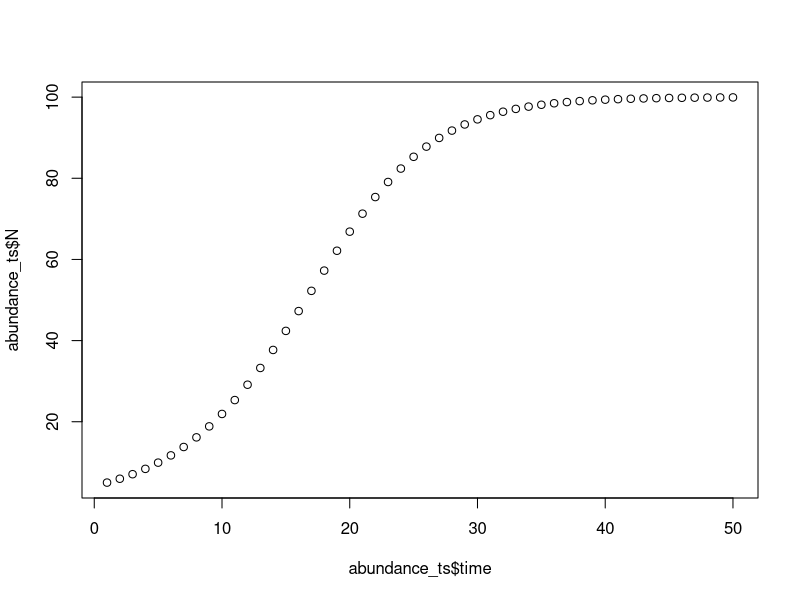
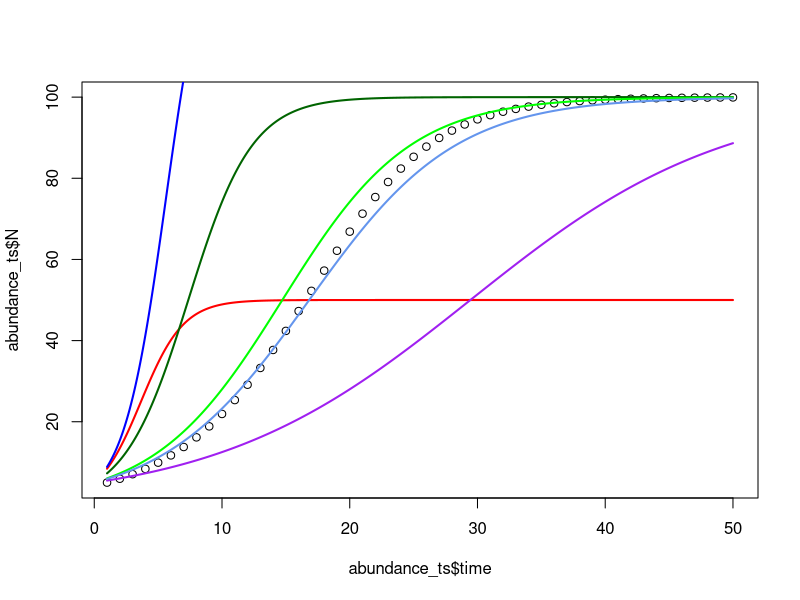
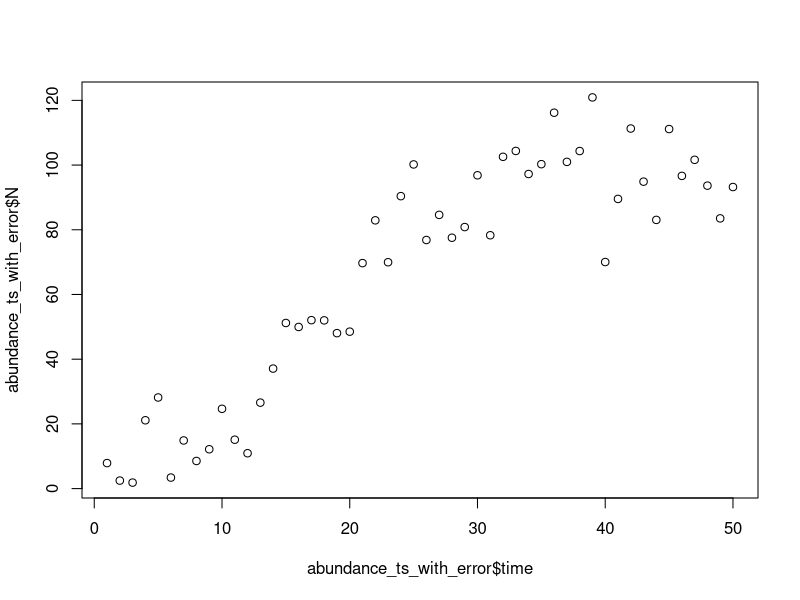
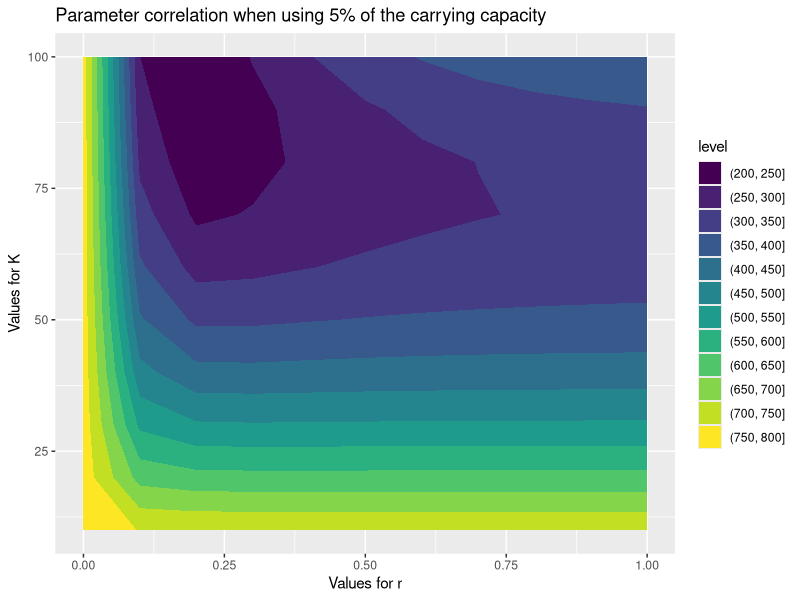
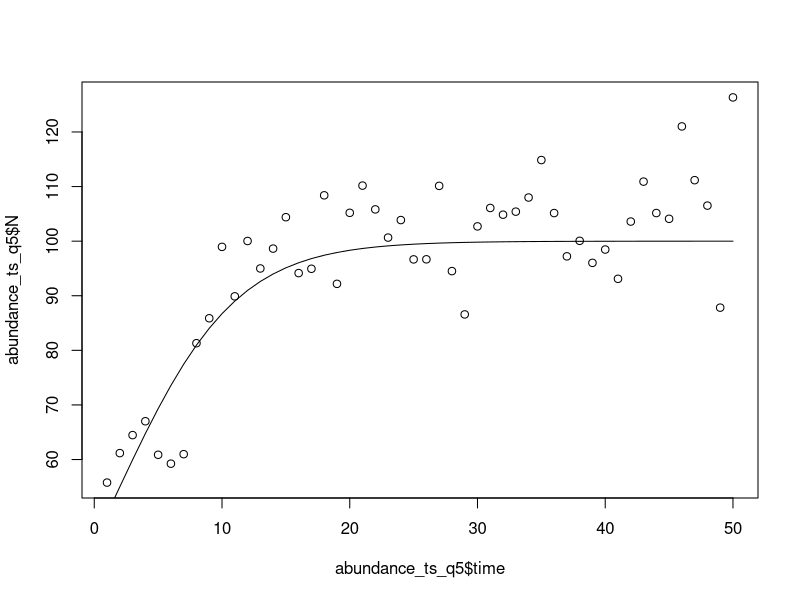
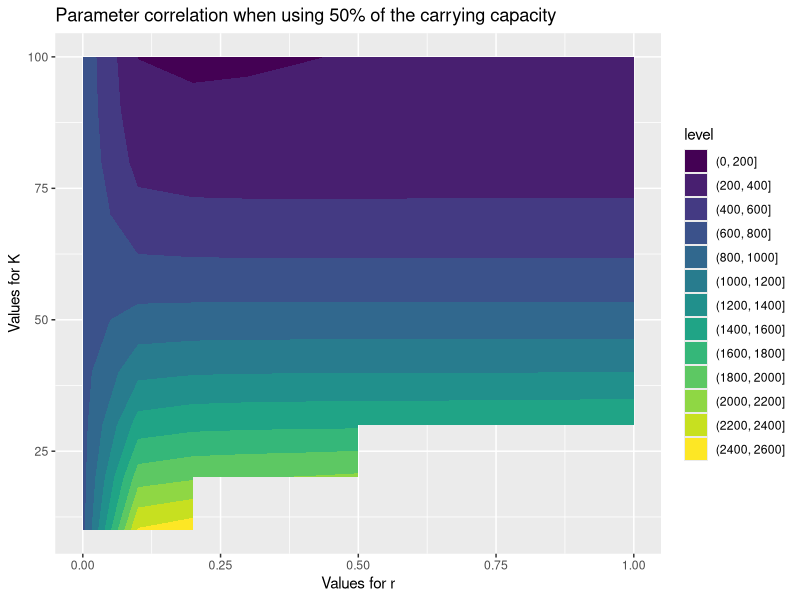
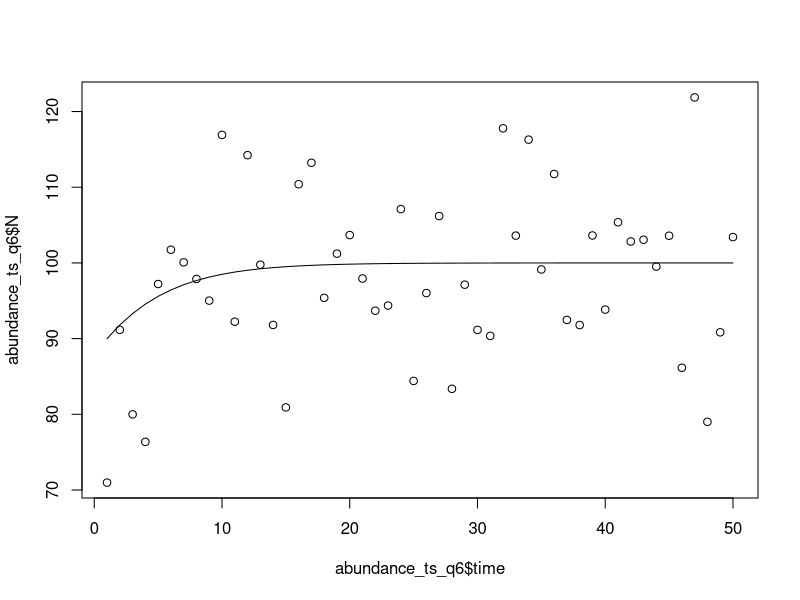
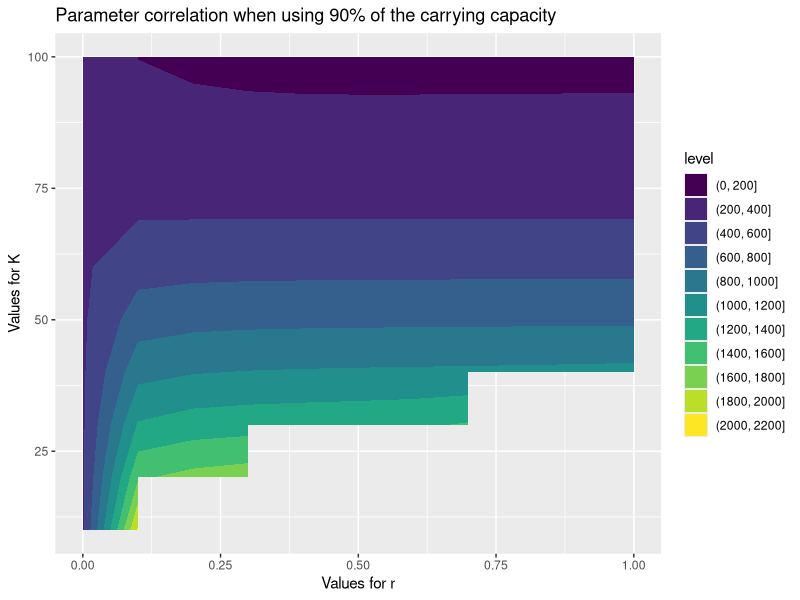

Recreate these plots in R, in order.

library(dplyr)

# Calculate abundance at a specific timestep using a logistic growth curve
calc_current_abundance <- function(N_previous, r, K) {
  N_previous + r*N_previous*(1 - N_previous/K)
}

# Generate an abundance time series table using a logistic growth curve
calc_logistic_growth_curve <- function(N_initial, time, r, K) {
  N <- rep(NA, length(time)) # Vector of NAs to fill
  N[1] <- N_initial
  for (i in time[2:length(time)]) {
    N[i] <- calc_current_abundance(N[i-1], r, K)
  } 
  return(N)
}

##### Q1 #####

# Generate a time series of abundance for a population growing according to the 
# discrete time logistic growth model.

r <- 0.2
K <- 100
time = seq(from=1, to=50)

# Generate an abundance time series using a growth rate (r) of
# 0.2 (or 20%), a carrying capacity (K) of 100, and starting at
# 5% of the carrying capacity (N_initial = 0.05*100 = 5).
abundance_vals <- calc_logistic_growth_curve(N_initial = 5, time, r, K)
abundance_ts <- data.frame(time, N = abundance_vals)

# Plot the data.

plot(abundance_ts$time, abundance_ts$N)

##### Q2 #####

# Generate a model predicted time series of abundance for a population growing 
# according to the discrete time logistic growth model
# Pretend you don’t know the true parameters (r and K) and adjust them until 
# your model fits the data pretty well (visually)

# The data already fit a curve because of how we generated it, so this
# seems like a strange step. Maybe we did something wrong above?

# Found mathematical equation at 
# https://math.libretexts.org/Bookshelves/Calculus/Book%3A_Calculus_(OpenStax)/08%3A_Introduction_to_Differential_Equations/8.04%3A_The_Logistic_Equation
logistic_growth_eqn  <- function(P0, t, K, r) {
  p_exp_rt <- P0*exp(r*t)
  (K*p_exp_rt) / ( K - P0 + p_exp_rt)
}

# Try K = 50 and r = 0.6
time_curve_guess <- seq(1,50,by=0.01)

# Plot the data points
plot(abundance_ts$time, abundance_ts$N)

# Plot a curve with K=50, r=0.6
lines(x = time_curve_guess, col = 'red', lwd = 2,
      y = logistic_growth_eqn(t = time_curve_guess, P0 = 5, K = 50, r = 0.6))

# That capped out to early, increase K
lines(x = time_curve_guess, col = 'blue', lwd = 2,
      y = logistic_growth_eqn(t = time_curve_guess, P0 = 5, K = 150, r = 0.6))

# Now you can't see the top, decrease K and decrease r so the curve is less sharp
lines(x = time_curve_guess, col = 'darkgreen', lwd = 2,
      y = logistic_growth_eqn(t = time_curve_guess, P0 = 5, K = 100, r = 0.4))

# Still reaches max way to soon, decrease r
lines(x = time_curve_guess, col = 'purple', lwd = 2,
      y = logistic_growth_eqn(t = time_curve_guess, P0 = 5, K = 100, r = 0.1))

# That last one was too low, increase r
lines(x = time_curve_guess, col = 'green', lwd = 2,
      y = logistic_growth_eqn(t = time_curve_guess, P0 = 5, K = 100, r = 0.2))

# Now slightly too high, actually, go in between 0.1 and 0.2
lines(x = time_curve_guess, col = 'cornflowerblue', lwd = 2,
      y = logistic_growth_eqn(t = time_curve_guess, P0 = 5, K = 100, r = 0.175))

# Interestingly, r = 0.175 visually appears to follow the curve more closely
# (though, it underestimates the population size compared to r = 0.2).

##### Q3 #####

# Create a function that returns the negative log likelihood of the 
# model parameters (r, K) given the data (Nt)

calc_negll <- function(data, params) {
  r <- params[1]
  K <- params[2]
  sigma <- params[3]
  N <- data$N
  time <- data$time
  Nfit <- calc_logistic_growth_curve(N[1], time, r, K)
  -sum(dnorm(x=N, mean=Nfit, sd=sigma, log=T))
}

# Use optim() or a grid search and the function you just created to 
# estimate the parameters of your model – remember to add the 
# variance as a third parameter to be estimated (or use its analytical MLE: SSE/n)

# Below is the grid search option

# Set up parameter options
negll_grid_params <- expand.grid(
  r = seq(0,1,by=0.1), 
  K = seq(10,100,by=10),
  sigma = seq(1,20,by=1))

# Calculate -LogLikelihood for each combo
negll_grid_out <- apply(negll_grid_params, 1, calc_negll, data=abundance_ts) 

# Extract the parameters that result in the smallest negative log likelihood
negll_grid_mins <- negll_grid_params[which.min(negll_grid_out),] 
negll_grid_mins

# Here is the `optim()` option (I like this less ...)
optim(par = c(0.1, 100, 1), calc_negll, data = abundance_ts)

# How well can you estimate the model parameters?
# We can estimate them exactly because we generated the data given a
# specific r and K ... do we need different input data here since these 
# data were generated using the logistic growth equation with the specific
# K & r provided? 

##### Q4 #####

# Add observation error ( Nt + rnorm(mean=0, sd=?) ) to your data

set.seed(30)
abundance_ts_with_error <- abundance_ts %>% 
  mutate(N = abs(N + rnorm(nrow(abundance_ts), mean=0, sd=10)))

# Adjust sd above until this looks more like a real ecological dataset
plot(abundance_ts_with_error$time, abundance_ts_with_error$N) 

# Use optim() or a grid search and the function you just created to 
# estimate the parameters of your model based on this new data – 
# remember to add the variance as a third parameter to be estimated 
# (or use its analytical MLE: SSE/n)

negll_grid_out_error <- apply(negll_grid_params, 1, calc_negll, data=abundance_ts_with_error) 
negll_grid_mins_error <- negll_grid_params[which.min(negll_grid_out_error),] 
negll_grid_mins_error

# How well can you estimate the model parameters now?
# Considering it was an exact match before, not nearly as well. The
# K is the same, but the growth rate is lower. Using the `optim()` approach,
# we get the same growth rate but the K is slightly lower at 98
optim(par = c(0.1, 100, 1), calc_negll, data = abundance_ts_with_error)

# Is there any evidence of correlation in your parameter 
# estimates (e.g., a ridge in the likelihood surface)?
library(ggplot2)
bind_cols(negll_grid_params, negll = negll_grid_out_error) %>% 
  filter(sigma == negll_grid_mins_error$sigma) %>% 
  ggplot(aes(x = r, y = K, z = negll)) + 
  geom_contour_filled() + 
  ggtitle('Parameter correlation when using 5% of the carrying capacity') + 
  ylab('Values for K') + xlab('Values for r')

# No correlation because there is a peak and not a ridge in the plot.

##### Q5 #####

# Start your model with observation error at 5% of K

# Use optim() or a grid search and the function you just created to 
# estimate the parameters of your model based on this new data – 
# remember to add the variance as a third parameter to be estimated 
# (or use its analytical MLE: SSE/n)

# How well can you estimate the model parameters now?

# This is what we already did in Q1 - Q4 because we set the initial population
# size (N_intial = 5) at 5% of the carrying capacity (K = 100). So instead,
# we are showing this with 50%.

# Generate an abundance time series using a growth rate (r) of
# 0.2 (or 20%), a carrying capacity (K) of 100, and starting at
# 50% of the carrying capacity (N_initial = 0.50*100 = 50).
abundance_vals_q5 <- calc_logistic_growth_curve(N_initial = 50, time, r, K)
set.seed(501)
abundance_ts_q5 <- data.frame(time, N = abundance_vals_q5) %>% 
  # But add in observation error
  mutate(N = abs(N + rnorm(nrow(abundance_ts), mean=0, sd=10)))

# Plot the data with and without the noise (without the noise should just
# be the actual curve)
plot(abundance_ts_q5$time, abundance_ts_q5$N)
lines(abundance_ts_q5$time, abundance_vals_q5)

# Calculate -LogLikelihood for each combo
negll_grid_out_q5 <- apply(negll_grid_params, 1, calc_negll, data=abundance_ts_q5) 

# Extract the parameters that result in the smallest negative log likelihood
negll_grid_mins_q5 <- negll_grid_params[which.min(negll_grid_out_q5),] 
negll_grid_mins_q5

# This nailed it exactly - r = 0.2 and K = 100. There is a tiny bit of 
# correlation between r and K for values of r from ~0.2 to ~0.4. See this plot:
bind_cols(negll_grid_params, negll = negll_grid_out_q5) %>% 
  filter(sigma == negll_grid_mins_q5$sigma) %>% 
  ggplot(aes(x = r, y = K, z = negll)) + 
  geom_contour_filled() + 
  ggtitle('Parameter correlation when using 50% of the carrying capacity') + 
  ylab('Values for K') + xlab('Values for r')

##### Q6 #####

# Repeating this analysis starting at 90% of K, how well can you 
# estimate the model parameters?

# Generate an abundance time series using a growth rate (r) of
# 0.2 (or 20%), a carrying capacity (K) of 100, and starting at
# 90% of the carrying capacity (N_initial = 0.90*100 = 90).
abundance_vals_q6 <- calc_logistic_growth_curve(N_initial = 90, time, r, K)
set.seed(28)
abundance_ts_q6 <- data.frame(time, N = abundance_vals_q6) %>% 
  # But add in observation error
  mutate(N = abs(N + rnorm(nrow(abundance_ts), mean=0, sd=10)))

# Plot the data with and without the noise (without the noise should just
# be the actual curve)
plot(abundance_ts_q6$time, abundance_ts_q6$N)
lines(abundance_ts_q6$time, abundance_vals_q6)

# Calculate -LogLikelihood for each combo
negll_grid_out_q6 <- apply(negll_grid_params, 1, calc_negll, data=abundance_ts_q6) 

# Extract the parameters that result in the smallest negative log likelihood
negll_grid_mins_q6 <- negll_grid_params[which.min(negll_grid_out_q6),] 
negll_grid_mins_q6

# It is closer than expected, actually. The K lines up but the growth rate
# is too low (r = 0.1). Though, there seems to be a bit of correlation
# between r and K (there is a ridge between K's around 95-100 and r's between
# 0.2 to 1. This is likely because there isn't much data to confirm the pattern.
# See this plot:
bind_cols(negll_grid_params, negll = negll_grid_out_q6) %>% 
  filter(sigma == negll_grid_mins_q6$sigma) %>% 
  ggplot(aes(x = r, y = K, z = negll)) + 
  geom_contour_filled() + 
  ggtitle('Parameter correlation when using 90% of the carrying capacity') + 
  ylab('Values for K') + xlab('Values for r')
